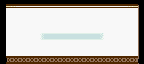

This is a level from a 2D game, rendered from its Tiled map with the project's own tilesets. A one-line summary and the complete map file follow:
An orthogonal 18x8 tile map with 8x8 px tiles, 1 tile layer (BG1).

<map version="1.10" tiledversion="1.10.2" orientation="orthogonal" renderorder="right-down" width="18" height="8" tilewidth="8" tileheight="8" infinite="0" nextlayerid="2" nextobjectid="1">
 <tileset firstgid="1" name="MenuTiles" tilewidth="8" tileheight="8" tilecount="128" columns="16">
  <properties>
   <property name="Offset" value="0x0000" />
  </properties>
  <image source="../../../../tools/MenuTiles.png" width="128" height="64" />
 </tileset>
 <layer id="1" name="BG1" width="18" height="8">
  <properties>
   <property name="Layer" value="1" />
  </properties>
  <data encoding="csv">
98,99,4,4,4,4,4,4,4,4,4,4,4,4,4,4,5,6,
12,15,15,15,15,15,15,15,15,15,15,15,15,15,15,15,15,16,
12,15,15,15,15,15,15,15,15,15,15,15,15,15,15,15,15,16,
12,15,15,15,15,15,15,15,15,15,15,15,15,15,15,15,15,16,
12,15,15,15,15,100,101,101,101,101,101,101,102,15,15,15,15,16,
12,15,15,15,15,15,15,15,15,15,15,15,15,15,15,15,15,16,
12,15,15,15,15,15,15,15,15,15,15,15,15,15,15,15,15,16,
41,42,42,42,42,42,42,42,42,42,42,42,42,42,42,42,42,43
</data>
 </layer>
</map>